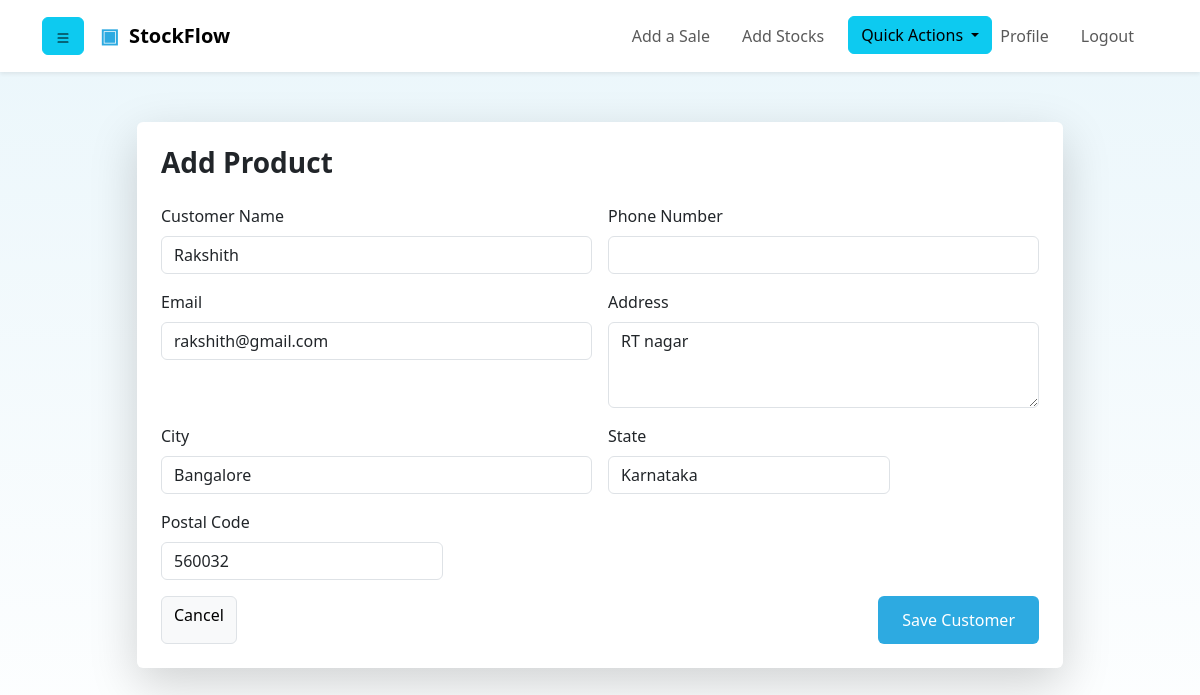
Page /customer/2/edit (signed in) on the committed database.
### main/models.py (models this page shows, shortened)
class Customer(models.Model):
    customer_name = models.CharField("Enter customer name." ,max_length=50)
    phone_number = models.CharField("Enter customer's phone number.", max_length=10, unique=True, null=True, blank=True)
    email = models.EmailField("Enter customer email address.", max_length=30, unique=False)
    address = models.CharField(max_length=100, blank=True, null=True)
    city = models.CharField(max_length=30, blank=True, null=True)
    state = models.CharField(max_length=50, blank=True, null=True)
    postal_code = models.CharField(max_length=10, blank=True, null=True)
    created_at = models.DateTimeField(auto_now_add=True)
    updated_at = models.DateTimeField(auto_now=True)
    class Meta:
        ordering = ["customer_name"]

### main/views.py (the view)
# urls.py: path('customer/<int:pk>/edit', views.CustomerUpdateView.as_view(), name='customer_update'),
class CustomerUpdateView(LoginRequiredMixin, AuditMixin, UpdateView):
    model = Customer
    form_class = CustomerForm
    template_name = 'main/customer_form.html'
    success_url = reverse_lazy('customer_list')
    audit_action = 'U'

### main/forms.py
class CustomerForm(forms.ModelForm):
    class Meta:
        model = Customer
        fields = '__all__'
        widgets = {
            'customer_name': forms.TextInput(attrs={
                'class': 'form-control'
            }),
            'phone_number': forms.TextInput(attrs={
                'class': 'form-control'
            }),
            'email': forms.TextInput(attrs={
                'class': 'form-control'
            }),
            'address': forms.Textarea(attrs={
                'class': 'form-control',
                'rows': 3
            }),
            'city': forms.TextInput(attrs={
                'class': 'form-control'
            }),
            'state': forms.TextInput(attrs={
                'class': 'form-control'
            }),
            'postal_code': forms.TextInput(attrs={
                'class': 'form-control'
            })
        }

### templates/main/customer_form.html (shortened to what this page needs)
{% extends 'base.html' %}
{% block content %}
<div class="container">
    <div class="row justify-content-center">
        <div class="col-lg-10">
            <div class="card shadow-lg border-0">
                <div class="card-body p-4">
                    <h3 class="fw-bold mb-4">
                        {% if instance.form.pk %}
                            Edit Product
                        {% else %}
                            Add Product
                        {% endif %}
                    </h3>
                    <form method="post" class="row g-3" novalidate>
                        <div class="col-md-6">
                            <label for="id_product_name" class="form-label">Customer Name</label>
                            {{ form.customer_name }}
                        </div>
                        <div class="col-md-6">
                            <label for="id_category" class="form-label">Phone Number</label>
                            {{ form.phone_number }}
                        </div>
                        <div class="col-md-6">
                            <label for="id_sub_category" class="form-label">Email</label>
                            {{ form.email }}
                        </div>
                        <div class="col-md-6">
                            <label for="id_sub_category" class="form-label">Address</label>
                            {{ form.address }}
                        </div>
                        <div class="col-md-6">
                            <label for="id_customer" class="form-label">City</label>
                            {{ form.city }}
                        </div>
                        <div class="col-md-4">
                            <label for="id_cost_price" class="form-label">State</label>
                            {{ form.state }}
                        </div>
                        <div class="col-md-4">
                            <label for="id_selling_price" class="form-label">Postal Code</label>
                            {{ form.postal_code }}
                        </div>
                        <div class="col-12 d-flex justify-content-between mt-3">
                            <a href="{% url 'customer_list' %}" class="btn btn-light border">
                                Cancel
                            </a>
                            <button type="submit" class="btn btn-primary px-4">
                                {% if instance.form.pk %}
                                    Edit Customer
                                {% else %}
                                    Save Customer
                                {% endif %}
                            </button>
                        </div>
                    </form>
                </div>
            </div>
        </div>
    </div>
</div>
{% endblock %}

### static/css/style.css (style rules this page uses)
html, body { min-height: 100%; }
body { background: linear-gradient(#eaf6fb, #ffffff); font-family: system-ui; margin: 0; padding: 0; }
.btn-primary { background: #2daae1; border: none; padding: 12px 24px; }

### rows in the picture
Customer: customer_name "Rakshith", email "rakshith@gmail.com", address "RT nagar", city "Bangalore", state "Karnataka", postal_code "560032"
